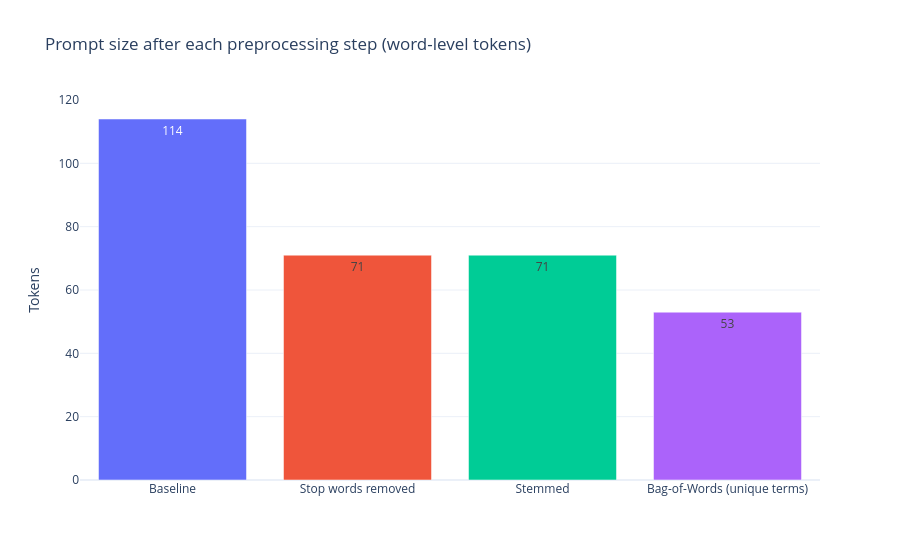

Notebook code cell kept with this figure:
### Markdown cell above
#### Challenge 4: Why Does Tokenization Matter for LLM Billing? (Sultan)

When we use a commercial Large Language Model, we are usually **not billed per prompt** or per paragraph.  
We are billed by **tokens**.

A token is a chunk of text. Sometimes it is a whole word, sometimes part of a word, and sometimes punctuation.  
That means two prompts that look very similar to a human can still produce **different token counts, costs, and response times**.

This makes tokenization more than just a preprocessing step.  
It becomes part of a real engineering decision:

- How much text should we send?
- Should we remove stop words?
- Should we simplify words first?
- Does a Bag-of-Words view reduce meaning too much?
- How much extra cost comes from the **prompt** compared with the **model's answer**?

For this reflection challenge, imagine you are preparing a long educational prompt for a commercial LLM.  
Use the prompt below as your sample text, then explore how the token count changes if you:

1. remove stop words  
2. apply stemming or lemmatization  
3. convert the text into a Bag-of-Words style view  

You may also compare your observations with external tools such as:

- `https://pricepertoken.com/`
- `https://pricepertoken.com/token-counter`

A real example shared for this workshop showed that two models could receive almost the same prompt, yet differ a lot in **completion length, latency, and cost**.  
That is a useful reminder: **tokenization affects billing, but the model's response style matters too.**

**Goal:** reflect on how preprocessing choices may reduce token counts, and also think critically about what is lost when we compress a prompt too aggressively.

### Code cell
# Challenge 4: how preprocessing changes prompt size and LLM cost

from collections import Counter
import re
import pandas as pd
import plotly.express as px
from IPython.display import display

workshop_prompt = """
I am a professor of Machine Learning at the college level. You are an experienced
Machine Learning Engineer and Data Scientist. I am developing a workshop on time series
using Jupyter Notebooks as a project to help train my students in an active learning environment.

In this case, I want them to learn Data and Time Series Analysis, the Moving Averages calculation,
Decomposition Models, how to Deseasonalize a Time Series, Autoregressive Models, ARMA Models,
ARIMA Models, the Augmented Dickey-Fuller test, and Machine Learning application design patterns,
all simultaneously.

The workshop is based on active learning and requires them to read, brainstorm, write code,
reflect on model performance, and compare results with their peers.
""".strip()


def simple_tokenize(text):
    return re.findall(r"\b\w+\b", text.lower())


def remove_stop_words(tokens):
    stop_words = set(stopwords.words("english"))
    return [token for token in tokens if token not in stop_words]


def apply_stemming(tokens):
    stemmer = PorterStemmer()
    return [stemmer.stem(token) for token in tokens]


def bag_of_words_view(tokens):
    return Counter(tokens)


baseline_tokens = simple_tokenize(workshop_prompt)
print("Baseline token count:", len(baseline_tokens))
print("First 25 baseline tokens:", baseline_tokens[:25])

tokens_no_stops = remove_stop_words(baseline_tokens)
print("\nToken count after stop-word removal:", len(tokens_no_stops))

stemmed_tokens = apply_stemming(tokens_no_stops)
print("Token count after stemming:", len(stemmed_tokens))

bow_counts = bag_of_words_view(stemmed_tokens)
top_15 = bow_counts.most_common(15)
print("\nTop 15 Bag-of-Words terms:")
print(top_15)

price_per_1k_tokens = 0.008
baseline_cost = len(baseline_tokens) / 1000 * price_per_1k_tokens
processed_cost = len(stemmed_tokens) / 1000 * price_per_1k_tokens
print(f"\nEstimated baseline prompt cost: ${baseline_cost:.6f}")
print(f"Estimated processed prompt cost: ${processed_cost:.6f}")

stages = pd.DataFrame({
    "stage": ["Baseline", "Stop words removed", "Stemmed", "Bag-of-Words (unique terms)"],
    "tokens": [len(baseline_tokens), len(tokens_no_stops), len(stemmed_tokens), len(bow_counts)],
})
stages["reduction_vs_baseline_%"] = (1 - stages["tokens"] / len(baseline_tokens)) * 100
stages["prompt_cost_usd"] = stages["tokens"] / 1000 * price_per_1k_tokens
display(stages.round({"reduction_vs_baseline_%": 1, "prompt_cost_usd": 6}))

stage_fig = px.bar(
    stages, x="stage", y="tokens", text="tokens", color="stage",
    title="Prompt size after each preprocessing step (word-level tokens)",
    labels={"stage": "", "tokens": "Tokens"},
)
stage_fig.update_layout(template="plotly_white", showlegend=False)
stage_fig.show()

# Output tokens are usually priced higher than input tokens; 4x is an assumed ratio for illustration.
output_price_per_1k_tokens = price_per_1k_tokens * 4
billing = pd.DataFrame({"completion_tokens": [200, 800, 2000]})
billing["prompt_cost_usd"] = baseline_cost
billing["completion_cost_usd"] = billing["completion_tokens"] / 1000 * output_price_per_1k_tokens
billing["total_cost_usd"] = billing["prompt_cost_usd"] + billing["completion_cost_usd"]
billing["prompt_share_%"] = billing["prompt_cost_usd"] / billing["total_cost_usd"] * 100
billing["bill_saved_by_preprocessing_%"] = (baseline_cost - processed_cost) / billing["total_cost_usd"] * 100
display(billing.round(6).round({"prompt_share_%": 2, "bill_saved_by_preprocessing_%": 2}))

### Figure 1 — Plotly figure (JSON) as saved in the notebook; plotly's stock layout.template omitted (floating-point values rounded to 4 significant figures)
{"data": [{"hovertemplate": "=%{x}<br>Tokens=%{text}<extra></extra>", "legendgroup": "Baseline", "marker": {"color": "#636efa", "pattern": {"shape": ""}}, "name": "Baseline", "orientation": "v", "showlegend": true, "text": [114.0], "textposition": "auto", "type": "bar", "x": ["Baseline"], "xaxis": "x", "y": [114], "yaxis": "y"}, {"hovertemplate": "=%{x}<br>Tokens=%{text}<extra></extra>", "legendgroup": "Stop words removed", "marker": {"color": "#EF553B", "pattern": {"shape": ""}}, "name": "Stop words removed", "orientation": "v", "showlegend": true, "text": [71.0], "textposition": "auto", "type": "bar", "x": ["Stop words removed"], "xaxis": "x", "y": [71], "yaxis": "y"}, {"hovertemplate": "=%{x}<br>Tokens=%{text}<extra></extra>", "legendgroup": "Stemmed", "marker": {"color": "#00cc96", "pattern": {"shape": ""}}, "name": "Stemmed", "orientation": "v", "showlegend": true, "text": [71.0], "textposition": "auto", "type": "bar", "x": ["Stemmed"], "xaxis": "x", "y": [71], "yaxis": "y"}, {"hovertemplate": "=%{x}<br>Tokens=%{text}<extra></extra>", "legendgroup": "Bag-of-Words (unique terms)", "marker": {"color": "#ab63fa", "pattern": {"shape": ""}}, "name": "Bag-of-Words (unique terms)", "orientation": "v", "showlegend": true, "text": [53.0], "textposition": "auto", "type": "bar", "x": ["Bag-of-Words (unique terms)"], "xaxis": "x", "y": [53], "yaxis": "y"}], "layout": {"barmode": "relative", "legend": {"title": {"text": ""}, "tracegroupgap": 0}, "showlegend": false, "title": {"text": "Prompt size after each preprocessing step (word-level tokens)"}, "xaxis": {"anchor": "y", "categoryarray": ["Baseline", "Stop words removed", "Stemmed", "Bag-of-Words (unique terms)"], "categoryorder": "array", "domain": [0, 1], "title": {"text": ""}}, "yaxis": {"anchor": "x", "domain": [0, 1], "title": {"text": "Tokens"}}}}
